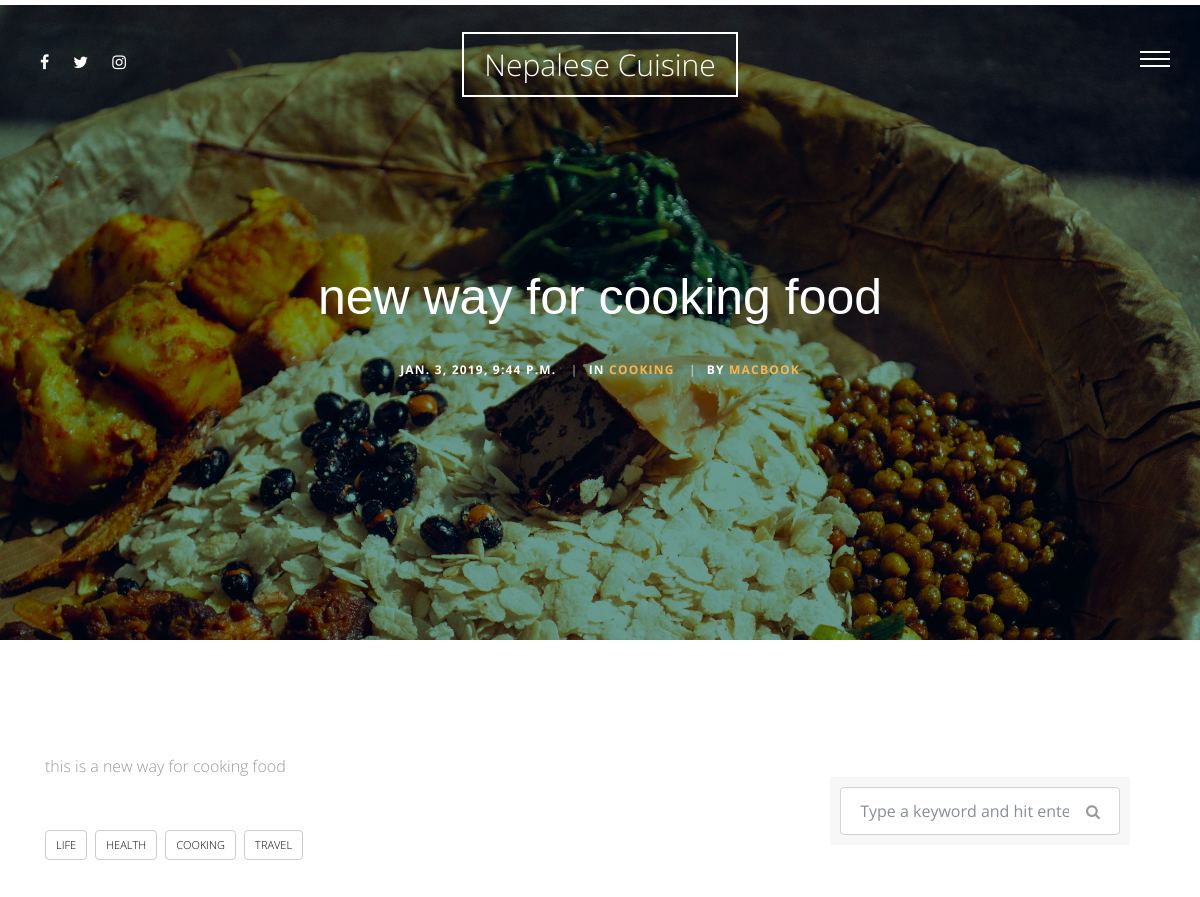
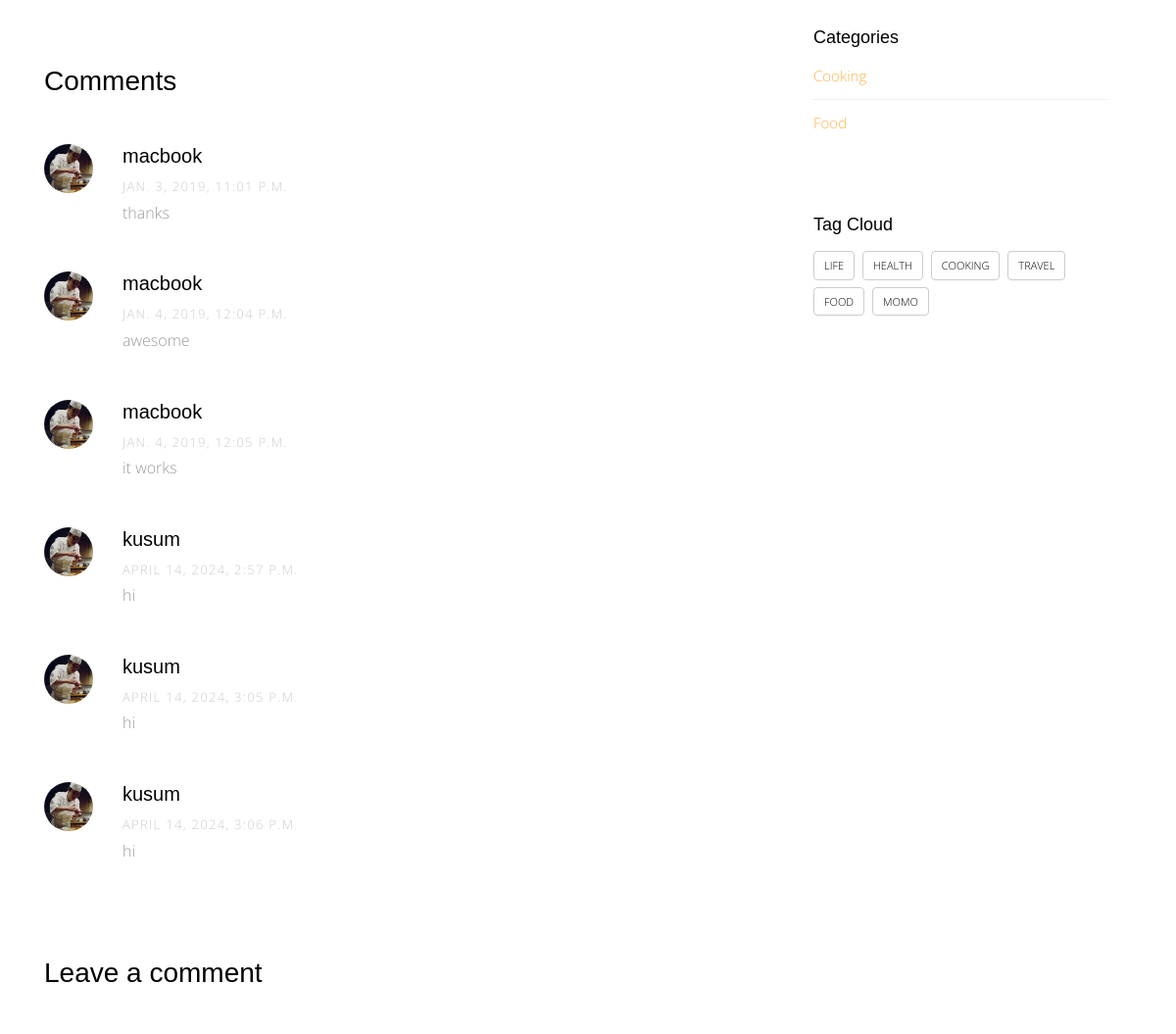
/blog/1 (upper part), run on an earlier commit of the app's database (2 pictures, top to bottom).
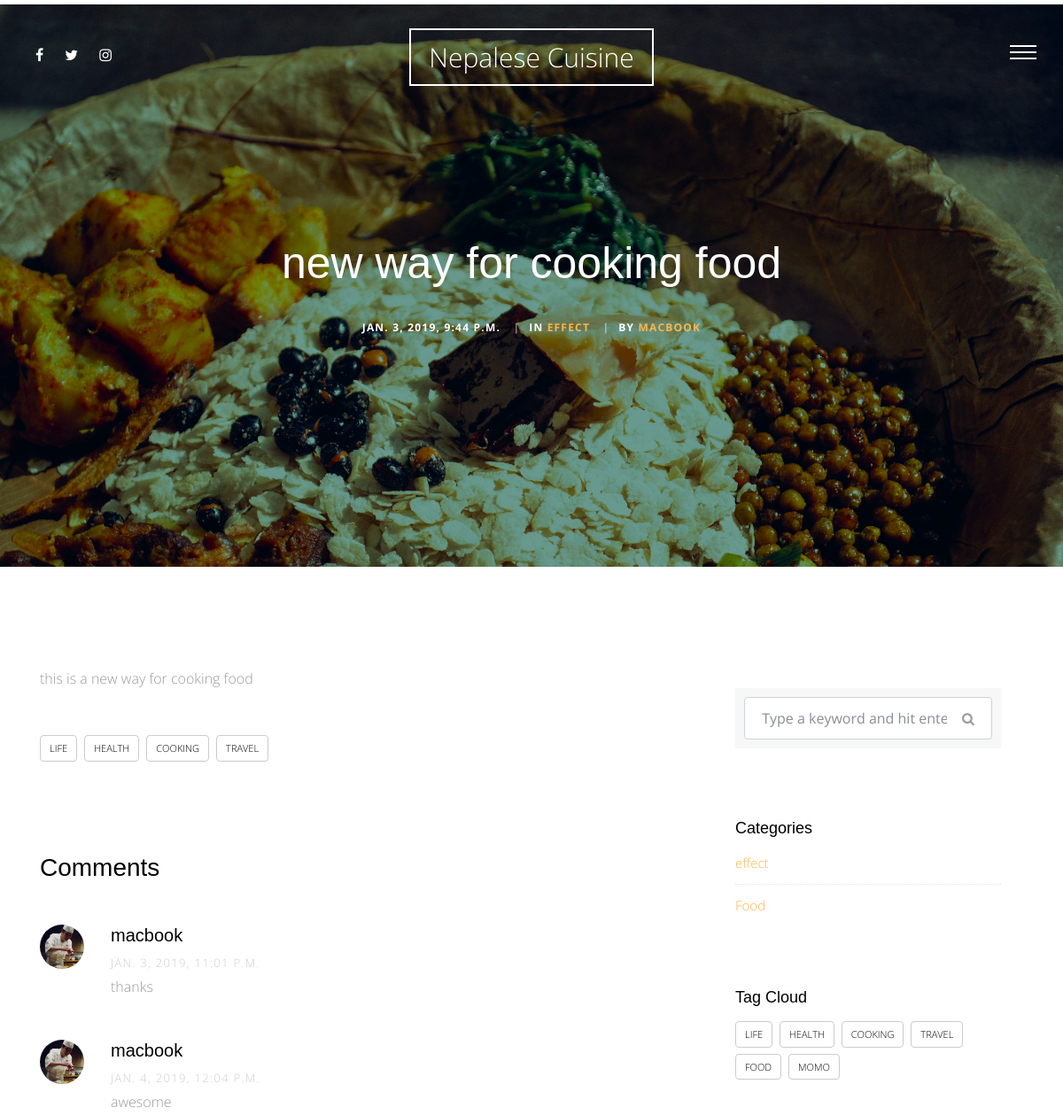
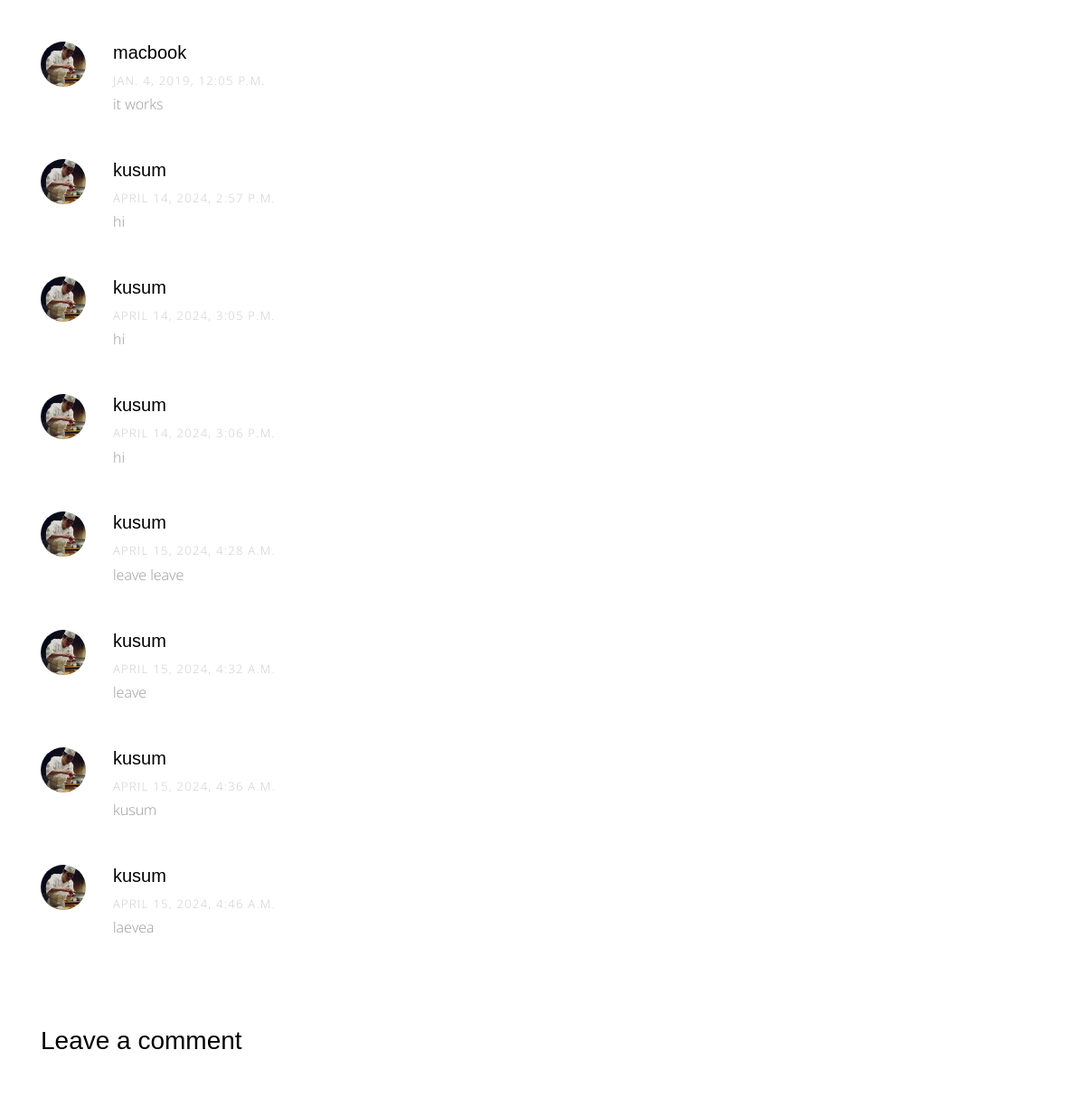
And on a later commit of the database (2 pictures, top to bottom).
### blog/models.py (models this page shows, shortened)
class Post(models.Model):
    title = models.CharField(max_length=50)
    content = models.TextField()
    author = models.ForeignKey(User , on_delete=models.CASCADE)
    image = models.ImageField(upload_to='blog/'  , blank=True, null=True)
    category = models.ForeignKey('Category'  ,null=True, on_delete=models.SET_NULL)
    created  = models.DateTimeField(default=timezone.now)
    tags = TaggableManager(blank=True)
    class Meta:
        verbose_name = ' post'
        verbose_name_plural = 'posts'
    def __str__(self):
        return self.title

class Category(models.Model):
    category_name = models.CharField(max_length=50)
    class Meta:
        verbose_name = ' category'
        verbose_name_plural = 'catogires'
    def __str__(self):
        return self.category_name

class Comment(models.Model):
    user = models.ForeignKey(User , on_delete=models.CASCADE)
    post = models.ForeignKey(Post , on_delete=models.CASCADE)
    content = models.TextField()
    created = models.DateTimeField(default=timezone.now)

### blog/views.py (the view)
# urls.py: path('<int:id>' , views.post_detail , name='post_detail'),
def post_detail(request , id):
    post_detail = Post.objects.get(id=id)
    categories = Category.objects.all()
    all_tags = Tag.objects.all()
    comments = Comment.objects.filter(post=post_detail)
    if request.method == 'POST' :
        comment_form = CommentForm(request.POST)
        if comment_form.is_valid():
            new_comment = comment_form.save(commit=False)
            new_comment.user = request.user
            new_comment.post = post_detail
            new_comment.save()
    else:
        comment_form = CommentForm()
    context = {
        'post_detail' : post_detail ,
        'categories' : categories ,
        'all_tags' : all_tags ,
        'comments' : comments ,
        'comment_form' : comment_form
    }
    return render(request , 'Post/post_detail.html' , context)

### blog/forms.py
class CommentForm(forms.ModelForm):
    class Meta:
        model = Comment
        fields = [
            'content'
        ]

### blog/templates/Post/post_detail.html (shortened to what this page needs)
{% extends 'base.html' %}
{% load static %}
{% load bootstrap4 %}
{% block body %}
      <div class="main-wrap">
        <div class="cover_1 cover_sm">
          <div class="img_bg" style="background-image: url({% static 'site_static/img/slider-1.jpg' %})" data-stellar-background-ratio="0.5">
            <div class="container">
              <div class="row align-items-center justify-content-center">
                <div class="col-md-7 text-center" data-aos="fade-up">
                  <h2 class="heading mb-4">{{post_detail}}</h2>
                  <div class="post-info">
                    <div class="date-info">{{post_detail.created}}</div>
                    <div class="category-info"><span class="seperator">|</span>In <a href="#" data-title="View all posts in Lifestyle" title="View all posts in Lifestyle">{{post_detail.category}}</a></div>
                    <div class="author-info"><span class="seperator">|</span>By <a href="#">{{post_detail.author}}</a></div>
                  </div>
                </div>
              </div>
            </div>
          </div>
        </div>
       <div class="section">
          <div class="container">
            <div class="row">
              <div class="col-md-8">
                <p>{{post_detail.content}}</p>
                <div class="tag-widget post-tag-container mb-5 mt-5">
                  <div class="tagcloud">
                    {% for tag in post_detail.tags.all %}
                        <a href="{% url 'blog:post_by_tag' tag %}" class="tag-cloud-link">{{tag.name}}</a>
                    {% endfor %}
                  </div>
                </div>
                <div class="pt-5 mt-5">
                  <h3 class="mb-5"> Comments</h3>
                  <ul class="comment-list">
                    {% for comment in comments %}
                      <li class="comment">
                        <div class="vcard bio">
                          <img src="img/person_1.jpg" alt="Image placeholder">
                        </div>
                        <div class="comment-body">
                          <h3>{{comment.user}}</h3>
                          <div class="meta">{{comment.created}}</div>
                          <p>{{comment.content}}</p>
                        </div>
                      </li>
                    {% endfor %}
                  </ul>
                  <div class="comment-form-wrap pt-5">
                    <h3 class="mb-5">Leave a comment</h3>
                  </div>
                </div>
              </div>
              <div class="col-md-4 sidebar">
                <div class="sidebar-box">
                  <form action="{% url 'blog:post_list' %}" method="GET" class="search-form">
                    <div class="form-group">
                      <span class="icon fa fa-search"></span>
                      <input type="text" class="form-control" name='q' value="{{request.Get.q}}" placeholder="Type a keyword and hit enter">
                    </div>
                  </form>
                </div>
                <div class="sidebar-box">
                  <div class="categories">
                    <h3>Categories</h3>
                    {% for category in categories %}
                    <li><a href="{% url 'blog:post_by_category' category %}">{{category}}</a></li>
                    {% endfor %}
                  </div>
                </div>
                <div class="sidebar-box">
                  <h3>Tag Cloud</h3>
                  <div class="tagcloud">
                      {% for tag in all_tags %}
                        <a href="{% url 'blog:post_by_tag' tag %}" class="tag-cloud-link">{{tag}}</a>
                      {% endfor %}
                  </div>
                </div>
              </div>
            </div>
          </div>
        </div>
      </div>
      {% endblock body %}

### templates/base.html (shortened to what this page needs)
{% load static %}
<!doctype html>
<html lang="en">
  <head>
    <link rel="stylesheet" href="{% static 'site_static/css/bootstrap.css' %}">
    <link rel="stylesheet" href="{% static 'site_static/css/animate.css' %}">
    <link rel="stylesheet" href="{% static 'site_static/css/owl.carousel.min.css' %}">
    <link rel="stylesheet" href="{% static 'site_static/css/magnific-popup.css' %}">
    <link rel="stylesheet" href="{% static 'site_static/css/aos.css' %}">
    <link rel="stylesheet" href="{% static 'site_static/css/bootstrap-datepicker.css' %}">
    <link rel="stylesheet" href="{% static 'site_static/css/jquery.timepicker.css' %}">
    <link rel="stylesheet" href="{% static 'site_static/fonts/ionicons/css/ionicons.min.css' %}">
    <link rel="stylesheet" href="{% static 'site_static/fonts/fontawesome/css/font-awesome.min.css' %}">
    <link rel="stylesheet" href="{% static 'site_static/fonts/flaticon/font/flaticon.css' %}">
    <link rel="stylesheet" href="{% static 'site_static/css/style.css' %}">
  </head>
  <body>
    <div class="site-wrap">
      <header class="site-header">
        <div class="row align-items-center">
          <div class="col-5 col-md-3">
             <ul class="list-unstyled social">
              <li><a href="#"><span class="fa fa-facebook"></span></a></li>
              <li><a href="#"><span class="fa fa-twitter"></span></a></li>
              <li><a href="#"><span class="fa fa-instagram"></span></a></li>
            </ul>
          </div>
          <div class="col-2 col-md-6 text-center">
            <a href="index.html" class="site-logo">Nepalese Cuisine</a>
          </div>
          <div class="col-5 col-md-3 text-right menu-burger-wrap">
            <a href="#" class="site-nav-toggle js-site-nav-toggle"><i></i></a>
          </div>
        </div>
      </header>
      {% block body %}
      {% endblock body %}
    </div>
  </body>
</html>

### static/site_static/css/style.css (style rules this page uses)
html { overflow-x: hidden; }
body { background: #fff; font-family: "Open Sans", cursive; font-size: 16px; line-height: 1.8; font-weight: 300; color: #999999; }
a { -webkit-transition: .3s all ease; -o-transition: .3s all ease; transition: .3s all ease; text-decoration: none; }
h1, h2, h3, h4, h5 { color: #000; font-family: "Playfair Display", Arial, sans-serif; }
.btn, .form-control { outline: none; }
.site-header { padding: 3em 30px; position: absolute; top: 0; z-index: 100; width: 100%; }
.site-header .site-logo { line-height: 0; padding: 10px 20px; border: 2px solid #fff; color: #fff; font-size: 30px; }
.site-header .social li { display: inline-block; }
.site-header .social li a { color: #fff; padding: 0 10px; }
.menu-burger-wrap { position: relative; }
.site-nav-toggle { width: 30px; height: 30px; cursor: pointer; text-decoration: none; position: relative; top: -15px; z-index: 21; display: block !important; float: right; right: 0; display: none; border-bottom: none !important; }
.site-nav-toggle i { position: relative; display: -moz-inline-stack; display: inline-block; zoom: 1; *display: inline; width: 30px; height: 2px; font: bold 14px/.4 Helvetica; text-transform: uppercase; text-indent: -55px; background: #fff; -webkit-transition: all .2s ease-out; -o-transition: all .2s ease-out; transition: all .2s ease-out; }
.site-nav-toggle i:before, .site-nav-toggle i:after { content: ''; width: 30px; height: 2px; background: #fff; position: absolute; left: 0; -webkit-transition: 0.2s; -o-transition: 0.2s; transition: 0.2s; }
.site-nav-toggle i:before { top: -7px; }
.site-nav-toggle i:after { bottom: -7px; }
.section { padding: 7em 0; }
.cover_1 { position: relative; }
.cover_1 .img_bg { background-repeat: no-repeat; background-size: cover !important; background-position: center center; }
.cover_1 .img_bg, .cover_1 .img_bg > .container > .row { min-height: 700px; height: 100vh; }
.cover_1.cover_sm .img_bg, .cover_1.cover_sm .img_bg > .container > .row { min-height: 600px; height: 80vh; }
.cover_1 .heading { color: white; font-weight: 300; font-size: 30px; line-height: 1.5; }
@media (min-width: 768px) { .cover_1 .heading { font-size: 50px; line-height: 1.5; } }
.post-info { font-size: 12px; text-transform: uppercase; font-weight: bold; color: #fff; letter-spacing: .1em; }
.post-info > div { display: inline-block; }
.post-info > div .seperator { display: inline-block; margin: 0 10px; opacity: .5; }
.tagcloud a { text-transform: uppercase; display: inline-block; padding: 4px 10px; margin-bottom: 7px; margin-right: 4px; border-radius: 4px; color: #000; border: 1px solid #ccc; font-size: 11px; }
.comment-form-wrap { clear: both; }
.comment-list { padding: 0; margin: 0; }
.comment-list li { padding: 0; margin: 0 0 30px 0; float: left; width: 100%; clear: both; list-style: none; }
.comment-list li .vcard { width: 80px; float: left; }
.comment-list li .vcard img { width: 50px; border-radius: 50%; }
.comment-list li .comment-body { float: right; width: calc(100% - 80px); }
.comment-list li .comment-body h3 { font-size: 20px; }
.comment-list li .comment-body .meta { text-transform: uppercase; font-size: 13px; letter-spacing: .1em; color: #ccc; }
.search-form { background: #f7f7f7; padding: 10px; }
.search-form .form-group { position: relative; }
.search-form .form-group input { padding-right: 50px; }
.search-form .icon { position: absolute; top: 50%; right: 20px; -webkit-transform: translateY(-50%); -ms-transform: translateY(-50%); transform: translateY(-50%); }
.sidebar-box { margin-bottom: 30px; padding: 25px; font-size: 15px; width: 100%; float: left; background: #fff; }
.sidebar-box *:last-child { margin-bottom: 0; }
.sidebar-box h3 { font-size: 18px; margin-bottom: 15px; }
.categories li, .sidelink li { position: relative; margin-bottom: 10px; padding-bottom: 10px; border-bottom: 1px dotted #dee2e6; list-style: none; }
.categories li:last-child, .sidelink li:last-child { margin-bottom: 0; border-bottom: none; padding-bottom: 0; }
.categories li a, .sidelink li a { display: block; }

What changed in the data, as far as the page shows it:
changed through a linked row, Post "new way for cooking food": category "COOKING" → "EFFECT"
added Comment: user "kusum", created "APRIL 15, 2024, 4:28 A.M.", content "leave leave"
added Comment: user "kusum", created "APRIL 15, 2024, 4:32 A.M.", content "leave"
added Comment: user "kusum", created "APRIL 15, 2024, 4:36 A.M.", content "kusum"
added Comment: user "kusum", created "APRIL 15, 2024, 4:46 A.M.", content "laevea"
changed Category: category_name "Cooking" → "effect"
